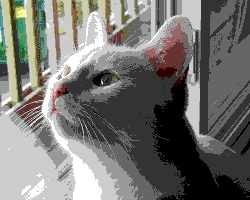
#> input picture Dithering_example_undithered_web_palette.jpg, 250 x 200 px
$ python main.py
#> lines starting #> are read from the running program, lines starting #| are printed output that depends on the picture
from PIL import Image
import numpy as np
from numpy import asarray

def from_image(name:str) -> list:
    image = Image.open(name)
#> image is the input picture: PIL image 250x200 RGB; mean R, G, B 117.9, 116.7, 113.1
    return asarray(image)

def to_image(a: list, name: str) -> None:
    array = np.array(a)
    image = Image.fromarray(array,'RGB')
    image.save(name)

def closest(old: int) -> int:
    return (old//10) *10


def dither (array_v2: list) -> list:
    rows = len(array_v2)
#> rows = 200
    columns = len(array_v2[0])
#> columns = 250
    colors = 3

    array = []
    for r in range(rows):
        row = []
        for c in range(columns):
            color = []
            for i in range(colors):
                color.append(array_v2[r][c][i])
            row.append(color)
        array.append(row)
#> after the loop, array = 200 items
    new_array = [[0]]


    for r in range(rows):
        for c in range(columns):
            for i in range(colors):
                old = array[r][c][i]
                new = closest(old)
                array[r][c][i] = new
                error = old-new
                array[r][c+1][i] += error *7/16
                array[r+1][c-1][i] += error *3/16
                array[r+1][c][i] += error *5/16
                array[r+1][c+1][i] += error *1/16
            return array
image = from_image("Dithering_example_undithered_web_palette.jpg")
image = dither(image)
#> image = 200 items
to_image(image,"cat.png")
#> in to_image, `image = Image.fromarray(array,'RGB')`:
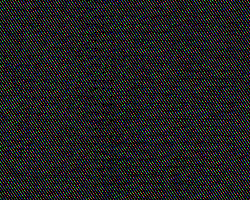
#> image: PIL image 250x200 RGB; mean R, G, B 32.3, 32.7, 33
